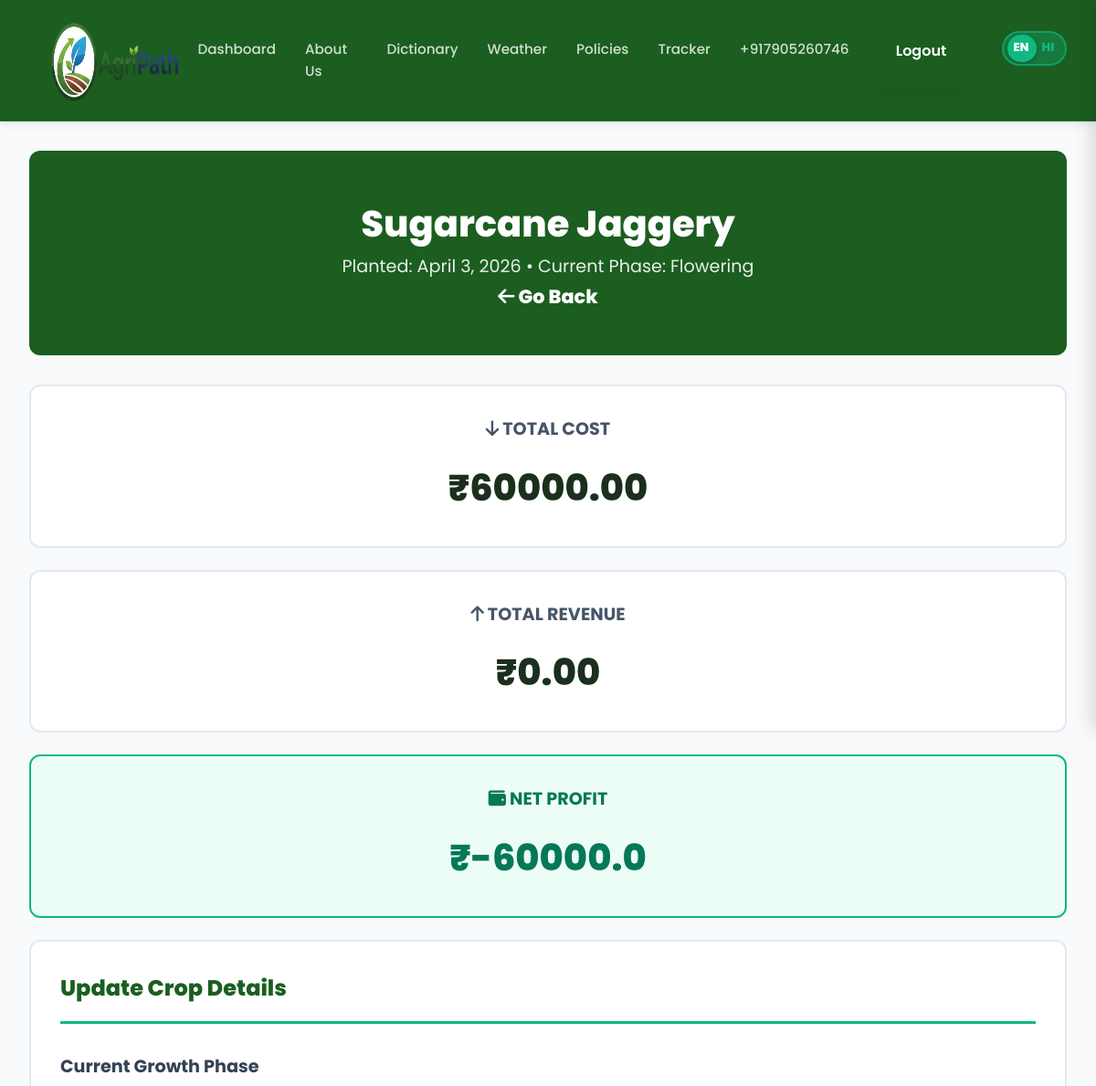
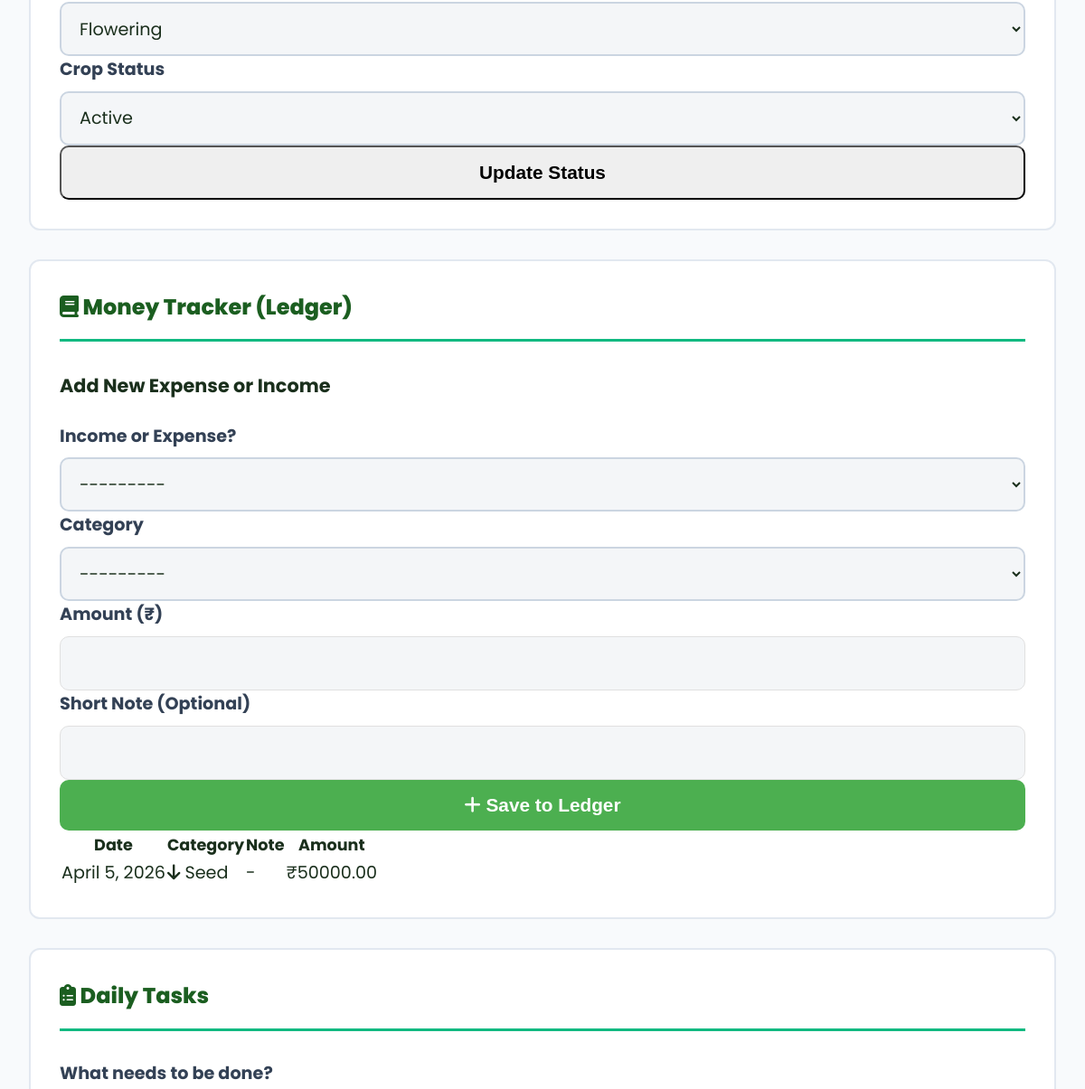
The page /tracker/update/4/ (signed in, upper part) on the database as committed earlier (2 pictures, top to bottom).
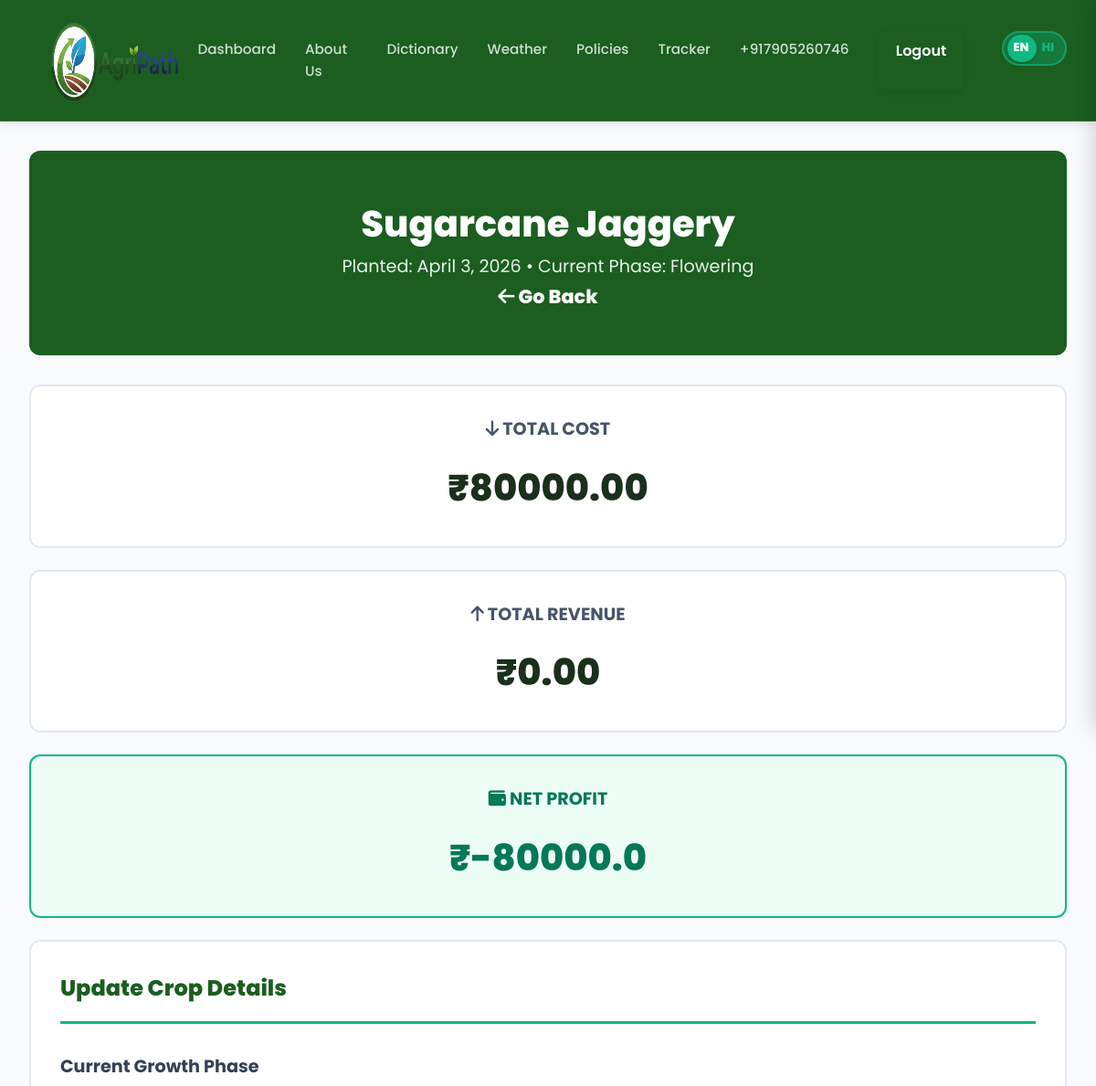
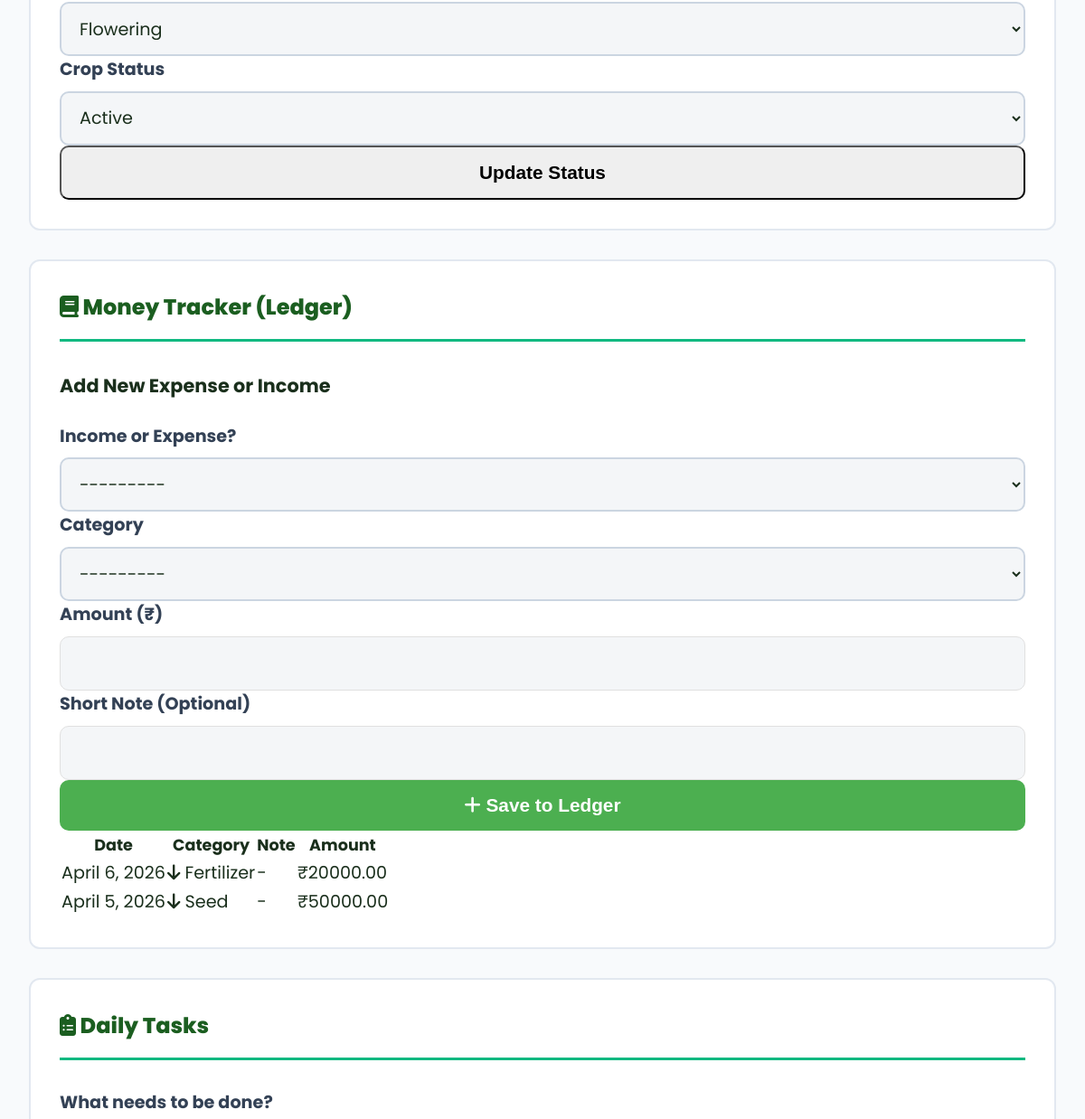
The same page on the database as committed later (2 pictures, top to bottom).
### tracker/models.py (models this page shows, shortened)
class CropTracker(models.Model):
    GROWTH_PHASES = [
        ('Sowing', 'Sowing'),
        ('Germination', 'Germination'),
        ('Vegetative', 'Vegetative'),
        ('Flowering', 'Flowering'),
        ('Fruiting', 'Fruiting'),
        ('Maturation', 'Maturation'),
    ]
    STATUS_CHOICES = [
        ('Active', 'Active'),
        ('Completed', 'Completed'),
    ]
    user = models.ForeignKey(User, on_delete=models.CASCADE, related_name='tracked_crops')
    crop = models.ForeignKey(Crop, on_delete=models.SET_NULL, null=True, blank=True)
    crop_name_custom = models.CharField(max_length=100, blank=True, default='', help_text="Custom crop name if not in dictionary")
    quantity = models.DecimalField(max_digits=10, decimal_places=2)
    unit = models.CharField(max_length=50, default='kg')
    planting_date = models.DateField()
    harvest_date = models.DateField(null=True, blank=True)
    growth_phase = models.CharField(max_length=50, choices=GROWTH_PHASES, default='Sowing')
    status = models.CharField(max_length=20, choices=STATUS_CHOICES, default='Active')
    health = models.CharField(
        max_length=20,
        choices=[('Healthy', 'Healthy'), ('Attention', 'Attention'), ('At Risk', 'At Risk')],
        default='Healthy'
    )
    emoji = models.CharField(max_length=10, default='🌿', help_text="Emoji for visual identification")
    cost = models.DecimalField(max_digits=10, decimal_places=2, default=0)
    revenue = models.DecimalField(max_digits=10, decimal_places=2, default=0)
    location = models.CharField(max_length=100, blank=True)
    field_polygon = models.TextField(blank=True, help_text="GeoJSON or coordinate string for the field map")
    field_area_acres = models.DecimalField(max_digits=10, decimal_places=2, null=True, blank=True)
    strategy = models.TextField(blank=True, help_text="Notes or strategy for this crop")
    created_at = models.DateTimeField(auto_now_add=True)
    updated_at = models.DateTimeField(auto_now=True)
    class Meta:
        ordering = ['-planting_date']
    @property
    def display_name(self):
        return self.crop.name if self.crop else self.crop_name_custom
    @property
    def profit(self):
        return float(self.revenue - self.cost)

class FinancialEntry(models.Model):
    ENTRY_TYPES = [
        ('Expense', 'Expense'),
        ('Revenue', 'Revenue'),
    ]
    CATEGORIES = [
        ('Seed', 'Seed'),
        ('Fertilizer', 'Fertilizer'),
        ('Pesticide', 'Pesticide'),
        ('Labor', 'Labor'),
        ('Equipment', 'Equipment'),
        ('Harvest/Sale', 'Harvest/Sale'),
        ('Other', 'Other'),
    ]
    crop_tracker = models.ForeignKey(CropTracker, related_name='financials', on_delete=models.CASCADE)
    entry_type = models.CharField(max_length=20, choices=ENTRY_TYPES)
    category = models.CharField(max_length=50, choices=CATEGORIES)
    amount = models.DecimalField(max_digits=10, decimal_places=2)
    date = models.DateField(auto_now_add=True)
    description = models.CharField(max_length=255, blank=True)
    class Meta:
        ordering = ['-date']

### tracker/views.py (the view)
# urls.py: path('update/<int:tracker_id>/', views.update_crop, name='update_tracked_crop'),
@login_required
def update_crop(request, tracker_id):
    crop_tracker = get_object_or_404(CropTracker, id=tracker_id, user=request.user)
    if request.method == 'POST':
        form = CropUpdateForm(request.POST, instance=crop_tracker)
        if form.is_valid():
            form.save()
            return redirect('tracker_dashboard')
    else:
        form = CropUpdateForm(instance=crop_tracker)
    return render(request, 'tracker/update_crop.html', {
        'form': form,
        'crop': crop_tracker,
        'financial_form': FinancialEntryForm(),
        'task_form': TaskForm(),
        'financials': crop_tracker.financials.all(),
        'tasks': crop_tracker.tasks.all(),
    })

### tracker/forms.py
class CropUpdateForm(forms.ModelForm):
     class Meta:
        model = CropTracker
        fields = [
            'growth_phase', 'cost', 'revenue', 'status', 'strategy', 'harvest_date'
        ]
        widgets = {
            'harvest_date': forms.DateInput(attrs={'type': 'date', 'class': 'form-control'}),
            'growth_phase': forms.Select(attrs={'class': 'form-select'}),
            'status': forms.Select(attrs={'class': 'form-select'}),
            'cost': forms.NumberInput(attrs={'class': 'form-control'}),
            'revenue': forms.NumberInput(attrs={'class': 'form-control'}),
            'strategy': forms.Textarea(attrs={'class': 'form-control', 'rows': 3}),
        }

class FinancialEntryForm(forms.ModelForm):
    class Meta:
        model = FinancialEntry
        fields = ['entry_type', 'category', 'amount', 'description']
        widgets = {
            'entry_type': forms.Select(attrs={'class': 'form-select'}),
            'category': forms.Select(attrs={'class': 'form-select'}),
            'amount': forms.NumberInput(attrs={'class': 'form-control'}),
            'description': forms.TextInput(attrs={'class': 'form-control'}),
        }

### templates/tracker/update_crop.html (shortened to what this page needs)
{% extends 'base.html' %}
{% load static %}
{% block extra_css %}
<link rel="stylesheet" href="https://cdnjs.cloudflare.com/ajax/libs/font-awesome/6.4.0/css/all.min.css">
{% endblock %}
{% block content %}
<div class="container" style="padding-top: 2rem; padding-bottom: 4rem; max-width: 1200px;">
    <div class="dashboard-header">
        <h2>{{ crop.display_name }}</h2>
        <p>Planted: {{ crop.planting_date }} &bull; Current Phase: {{ crop.growth_phase }}</p>
        <a href="{% url 'tracker_dashboard' %}" class="btn btn-light btn-massive mx-auto mt-3" style="max-width: 300px;"><i class="fas fa-arrow-left"></i> Go Back</a>
    </div>
    <div class="row">
        <div class="col-md-4">
            <div class="summary-card">
                <h3><i class="fas fa-arrow-down text-danger"></i> Total Cost</h3>
                <div class="value text-danger">₹{{ crop.cost }}</div>
            </div>
        </div>
        <div class="col-md-4">
            <div class="summary-card">
                <h3><i class="fas fa-arrow-up text-success"></i> Total Revenue</h3>
                <div class="value text-success">₹{{ crop.revenue }}</div>
            </div>
        </div>
        <div class="col-md-4">
            <div class="summary-card" style="border-color: #10b981; background: #ecfdf5;">
                <h3 style="color: #047857;"><i class="fas fa-wallet text-success"></i> Net Profit</h3>
                <div class="value" style="color: #047857;">₹{{ crop.profit }}</div>
            </div>
        </div>
    </div>
    <div class="card-panel">
        <h4 class="card-title">Update Crop Details</h4>
        <form method="post" id="crop-update-form">
            <div class="row">
                <div class="col-md-6 mb-4">
                    <label>Current Growth Phase</label>
                    {{ form.growth_phase }}
                </div>
                <div class="col-md-6 mb-4">
                    <label>Crop Status</label>
                    {{ form.status }}
                </div>
            </div>
            <button type="submit" class="btn btn-success btn-massive">Update Status</button>
        </form>
    </div>
    <div class="card-panel">
        <h4 class="card-title"><i class="fas fa-book"></i> Money Tracker (Ledger)</h4>
        <div class="bg-light p-4 rounded mb-5 border">
            <h5 style="font-size: 1.3rem; font-weight: 700; margin-bottom: 1.5rem;">Add New Expense or Income</h5>
            <form method="post" action="{% url 'add_financial_entry' %}">
                <div class="row">
                    <div class="col-md-6 mb-3">
                        <label>Income or Expense?</label>
                        {{ financial_form.entry_type }}
                    </div>
                    <div class="col-md-6 mb-3">
                        <label>Category</label>
                        {{ financial_form.category }}
                    </div>
                    <div class="col-md-6 mb-3">
                        <label>Amount (₹)</label>
                        {{ financial_form.amount }}
                    </div>
                    <div class="col-md-6 mb-3">
                        <label>Short Note (Optional)</label>
                        {{ financial_form.description }}
                    </div>
                </div>
                <button type="submit" class="btn btn-primary btn-massive mt-3"><i class="fas fa-plus"></i> Save to Ledger</button>
            </form>
        </div>
        <div class="table-responsive">
            <table class="table table-bordered table-striped">
                <thead class="table-light">
                    <tr>
                        <th>Date</th>
                        <th>Category</th>
                        <th>Note</th>
                        <th>Amount</th>
                    </tr>
                </thead>
                <tbody>
                    {% for entry in financials %}
                    <tr>
                        <td>{{ entry.date }}</td>
                        <td>
                            {% if entry.entry_type == 'Expense' %}
                            <span class="text-danger fw-bold"><i class="fas fa-arrow-down"></i> {{ entry.category }}</span>
                            {% else %}
                            <span class="text-success fw-bold"><i class="fas fa-arrow-up"></i> {{ entry.category }}</span>
                            {% endif %}
                        </td>
                        <td>{{ entry.description|default:"-" }}</td>
                        <td class="fw-bold">₹{{ entry.amount }}</td>
                    </tr>
                    {% empty %}
                    <tr><td colspan="4" class="text-center text-muted py-4">No entries added yet.</td></tr>
                    {% endfor %}
                </tbody>
            </table>
        </div>
    </div>
    <div class="card-panel">
        <h4 class="card-title"><i class="fas fa-clipboard-list"></i> Daily Tasks</h4>
        <form method="post" action="{% url 'add_task' %}" class="bg-light p-4 rounded mb-4 border">
            <div class="row">
                <div class="col-md-6 mb-3">
                    <label>What needs to be done?</label>
                </div>
            </div>
        </form>
    </div>
</div>
{% endblock %}

### templates/base.html (shortened to what this page needs)
{% load static %}
<!DOCTYPE html>
<html lang="en">
<head>
    <link rel="stylesheet" href="{% static 'css/style.css' %}">
    {% block extra_css %}{% endblock %}
</head>
<body class="{% if request.user.is_authenticated and request.user.profile.user_type == 'Hobbyist' %}hobbyist-theme{% endif %}" style="position: relative; min-height: 100vh;">
    <nav class="navbar">
        <div class="nav-content">
            <a href="/" class="logo-container">
                <img src="{% static 'logo.png' %}" alt="AgriPath Logo" class="logo-img">
            </a>
            <div class="nav-links">
                <a href="/" class="nav-link">Dashboard</a>
                <a href="{% url 'about' %}" class="nav-link">About Us</a>
                <a href="{% url 'crop_list' %}" class="nav-link">Dictionary</a>
                <a href="{% url 'Weather' %}" class="nav-link">Weather</a>
                {% if request.user.is_authenticated and request.user.profile.user_type != 'Hobbyist' %}
                <a href="{% url 'Policies' %}" class="nav-link">Policies</a>
                <a href="{% url 'tracker_dashboard' %}" class="nav-link">Tracker</a>
                {% endif %}
                <a href="{% url 'view_profile' %}" class="nav-link">
                    {% if user.is_authenticated %}
                    {{ user.username }}
                    {% else %}
                    Profile
                    {% endif %}
                </a>
                {% if user.is_authenticated %}
                <a href="{% url 'logout' %}" class="nav-btn">Logout</a>
                {% else %}
                <a href="{% url 'request_otp' %}" class="nav-btn">Login</a>
                {% endif %}
                <div id="custom-lang-toggle" class="lang-toggle-btn notranslate" onclick="toggleLanguage()" title="Switch to Hindi (हिंदी)">
                    <div class="lang-toggle-thumb"></div>
                    <span class="lang-toggle-text white-text" id="lang-en-text">EN</span>
                    <span class="lang-toggle-text" id="lang-hi-text">HI</span>
                </div>
            </div>
        </div>
    </nav>
    <main class="page-wrapper">
        {% block content %}
        {% endblock %}
    </main>
</body>
</html>

### static/css/style.css (style rules this page uses)
:root { --primary-green: #1B5E20; --secondary-green: #2E7D32; --accent-green: #4CAF50; --light-green: #E8F5E9; --dark-bg: #f4f6f8; --text-primary: #1a2f1c; --text-secondary: #546e7a; --text-light: #ffffff; --card-bg: #ffffff; --card-border: 1px solid #e0e0e0; --glass-blur: 0px; --shadow-main: 0 2px 8px rgba(0, 0, 0, 0.08); --shadow-glow: 0 4px 12px rgba(76, 175, 80, 0.25); --transition: all 0.3s ease; }
*, *::before, *::after { margin: 0; padding: 0; box-sizing: border-box; }
body { font-family: 'Poppins', sans-serif; background-color: var(--dark-bg); background-image: none; color: var(--text-primary); line-height: 1.6; min-height: 100vh; display: flex; flex-direction: column; }
a { text-decoration: none; color: inherit; transition: var(--transition); }
img { max-width: 100%; display: block; }
.container { width: 100%; max-width: 1200px; margin: 0 auto; padding: 0 2rem; }
.page-wrapper { flex: 1; display: flex; flex-direction: column; }
.navbar { background: var(--primary-green); border-bottom: 1px solid rgba(255, 255, 255, 0.1); padding: 1rem 2rem; position: sticky; top: 0; z-index: 1000; box-shadow: 0 2px 10px rgba(0, 0, 0, 0.1); }
.nav-content { display: flex; justify-content: space-between; align-items: center; max-width: 1400px; margin: 0 auto; }
.logo-container { display: flex; align-items: center; gap: 1rem; }
.logo-img { height: 100px; width: auto; transition: var(--transition); }
.nav-links { display: flex; gap: 2rem; }
.nav-link { color: rgba(255, 255, 255, 0.8); font-weight: 500; font-size: 0.95rem; padding: 0.5rem 0; position: relative; }
.nav-link::after { content: ''; position: absolute; bottom: 0; left: 0; width: 0; height: 2px; background-color: var(--accent-green); transition: var(--transition); }
.nav-btn { background-color: var(--primary-green); color: white; padding: 0.6rem 1.2rem; border-radius: 6px; font-weight: 600; box-shadow: var(--shadow-main); }
.btn-primary { background-color: var(--accent-green); color: white; padding: 0.8rem 2rem; border-radius: 8px; font-weight: 600; border: none; cursor: pointer; transition: var(--transition); }
label { display: block; margin-bottom: 0.5rem; font-weight: 600; color: var(--text-primary); font-size: 0.9rem; }
input[type="text"], input[type="email"], input[type="number"], input[type="tel"], input[type="password"], input[type="file"], select, textarea { width: 100%; padding: 0.8rem 1rem; font-size: 0.95rem; background-color: var(--dark-bg); border: 1px solid #e0e0e0; border-radius: 10px; color: var(--text-primary); transition: var(--transition); font-family: inherit; }

### templates/tracker/update_crop.html (style rules this page uses)
body { background-color: #f8fafc; }
.dashboard-header { background: #1B5E20; color: white; padding: 3rem 2rem; border-radius: 12px; margin-bottom: 2rem; text-align: center; }
.dashboard-header h2 { font-size: 2.5rem; font-weight: 800; }
.dashboard-header p { font-size: 1.2rem; opacity: 0.9; }
.summary-card { background: white; padding: 2rem; border-radius: 12px; border: 2px solid #e2e8f0; text-align: center; margin-bottom: 1.5rem; }
.summary-card h3 { font-size: 1.2rem; color: #475569; text-transform: uppercase; font-weight: 700; margin-bottom: 1rem; }
.summary-card .value { font-size: 2.5rem; font-weight: 800; }
.card-panel { background: white; border-radius: 12px; border: 2px solid #e2e8f0; padding: 2rem; margin-bottom: 2rem; }
.card-title { color: #1B5E20; font-size: 1.5rem; font-weight: 800; border-bottom: 3px solid #10b981; padding-bottom: 1rem; margin-bottom: 2rem; }
.form-control, .form-select { height: 60px; font-size: 1.2rem; border-radius: 10px; border: 2px solid #cbd5e1; }
label { font-size: 1.2rem; font-weight: 700; color: #334155; margin-bottom: 0.5rem; }
.btn-massive { font-size: 1.3rem; font-weight: 800; padding: 1rem 2rem; border-radius: 10px; width: 100%; }
.table th { font-size: 1.1rem; }
.table td { font-size: 1.2rem; vertical-align: middle; }

Rows that differ between the two databases and show on the page:
changed CropTracker "Sugarcane Jaggery": cost "60000.00" → "80000.00"; profit "-60000.0" → "-80000.0"
added FinancialEntry: date "April 6, 2026", category "Fertilizer", description "-", amount "20000.00"
